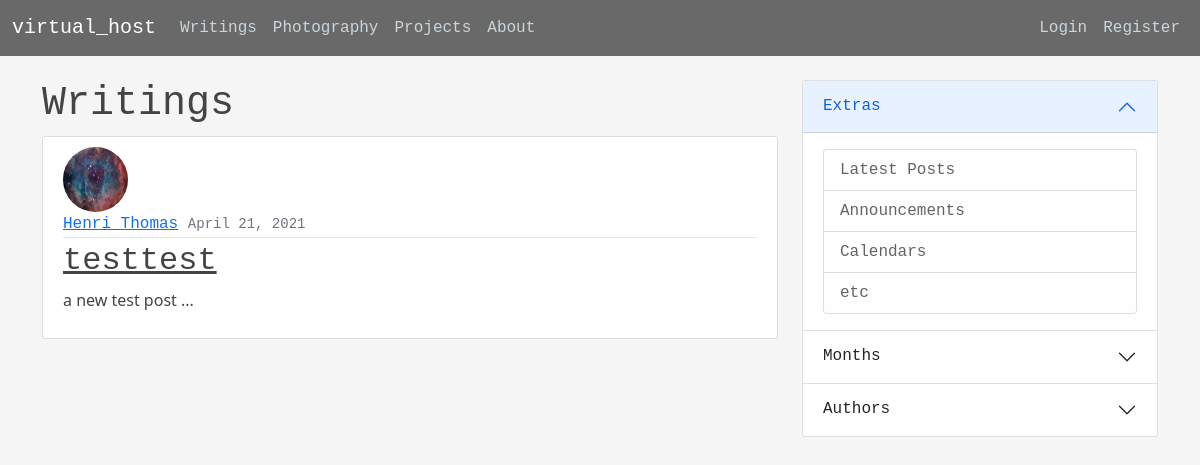
/posts/04/, run on the app's committed database.
### blog/models.py (models this page shows, shortened)
class Post(models.Model):
    title = models.CharField(max_length=250)
    content = models.TextField()
    content_display = models.TextField(max_length=125)
    date_posted = models.DateTimeField(default=timezone.now)
    author = models.ForeignKey(User, on_delete=models.CASCADE)
    slug = models.SlugField(max_length=50)

### users/models.py (models this page shows, shortened)
class Profile(models.Model):
    user = models.OneToOneField(User, on_delete=models.CASCADE)
    bio = models.TextField()
    image = models.ImageField(default='default.jpg', upload_to='profile_pics')

### blog/views.py (the view)
# urls.py: path('posts/<str:month>/', PostsMonthView.as_view(), name='month-post'),
class PostsMonthView(ListView):
    model = Post
    template_name = 'blog/home.html'  # <app>/<model>_<view_type>.html
    context_object_name = 'posts'
    def get_queryset(self):
        qs = super().get_queryset()
        return qs.filter(date_posted__month=self.kwargs['month']) \
            .only('author', 'date_posted', 'title', 'content_display', 'id', 'slug') \
            .order_by('-date_posted')
    def get_context_data(self, **kwargs):
        context = super().get_context_data(**kwargs)
        context['title'] = 'Home'
        return context

### blog/templates/blog/home.html
{% extends "blog/base.html" %}
{% block content %}
    <h1>Writings</h1>
    {% for post in posts %}
        <article class="media content-section">
            <img class="rounded-circle article-img" src="{{ post.author.profile.image.url }}">
            <div class="media-body">
                <div class="article-metadata">
                  <a class="mr-2" href="{% url 'user-public-profile' %}">{{ post.author.first_name }} {{ post.author.last_name }}</a>
                  <small class="text-muted">{{ post.date_posted|date:'F d, Y' }}</small>
                </div>
                <h2><a class="article-title" href="{% url 'single-post' post.id post.slug %}">{{ post.title }}</a></h2>
                <p class="article-content">{{ post.content_display }} ...</p>
            </div>
        </article>
    {% endfor %}
{% endblock content %}

### blog/static/blog/main.css (style rules this page uses)
body { background: whitesmoke; margin-top: 5rem; }
h1, h2, h3, h4, h5, h6 { color: #444444; font-family: monospace; }
.content-section { background: #ffffff; padding: 10px 20px; border: 1px solid #dddddd; border-radius: 3px; margin-bottom: 20px; }
.article-title { color: #444444; font-family: monospace; }
.article-content { color: #444444; white-space: pre-line; }
.article-img { height: 65px; width: 65px; margin-right: 16px; }
.article-metadata { padding-bottom: 1px; margin-bottom: 4px; border-bottom: 1px solid #e3e3e3; font-family: monospace; }

### data on the page
Post: author.profile.image (picture), author.first_name "Henri", author.last_name "Thomas", date_posted "April 21, 2021", title "testtest", content_display "a new test post"
